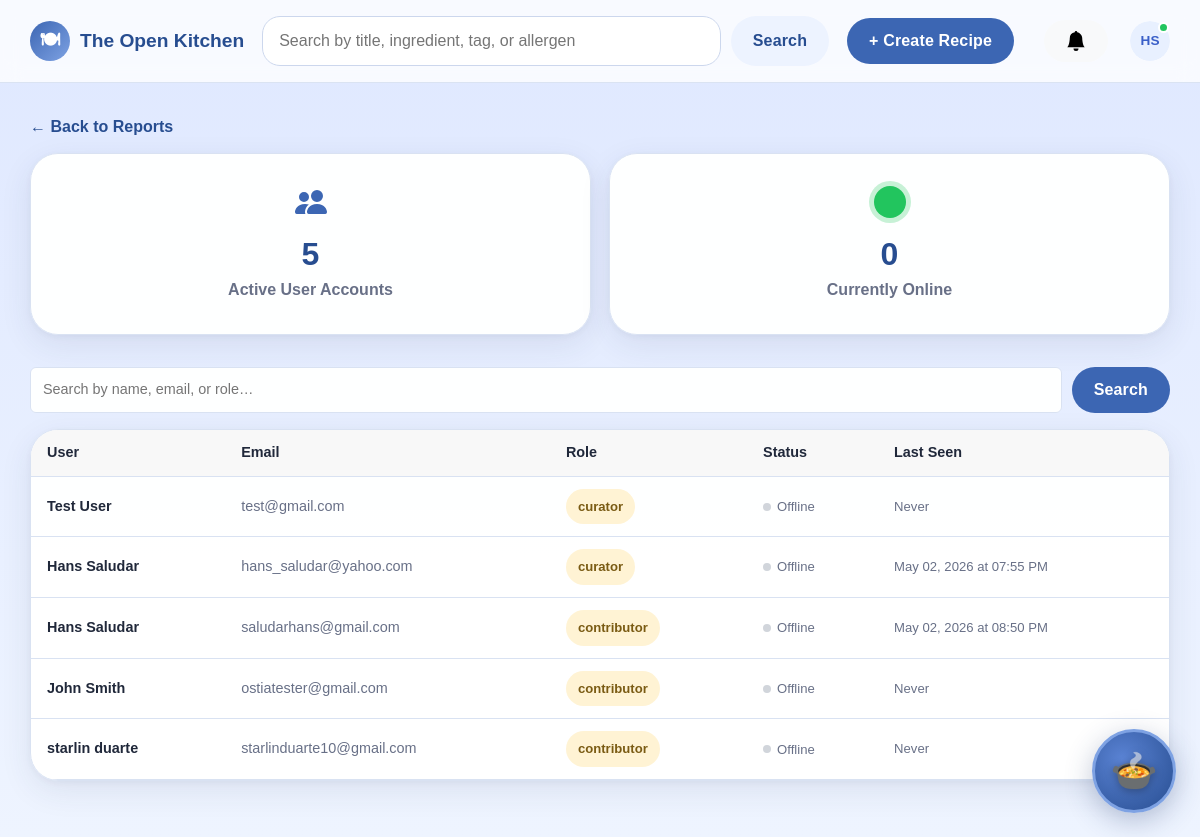
/curator/reports/user-activity (signed in), run on the app's committed database.
### app/models.py (models this page shows, shortened)
class User(db.Model):
    __tablename__ = 'users'
    id = db.Column(db.Integer, primary_key=True)
    firstName = db.Column(db.String(50), nullable=False)
    lastName = db.Column(db.String(50), nullable=False)
    email = db.Column(db.String(100), unique=True, nullable=False)
    password = db.Column(db.String(255), nullable=False)
    role = db.Column(db.String(20), nullable=False, default='contributor')
    isActive = db.Column(db.Boolean, default=True)
    dateCreated = db.Column(db.DateTime, nullable=False, default=datetime.now)
    avatar = db.Column(db.String(255), nullable=True)
    preferMetric = db.Column(db.Boolean, default=False, nullable=False)
    disableNotifications = db.Column(db.Boolean, default=False, nullable=False)
    lastSeen = db.Column(db.DateTime, nullable=True, default=None)
    doNotDisturb = db.Column(db.Boolean, default=False, nullable=False)
    recipes = db.relationship('Recipe', backref='author', lazy=True)

### app/routes.py (the view, shortened to what this page needs)
@app.route('/curator/reports/user-activity')
@login_required
def curator_user_activity():
    user = get_current_user()
    if not user or user.role != 'curator':
        return redirect(url_for('dashboard'))
    online_cutoff = datetime.now() - timedelta(minutes=5)
    search_query = request.args.get('q', '').strip()
    base_q = User.query.filter_by(isActive=True)
    active_users = base_q.all()
    online_users = User.query.filter(User.lastSeen >= online_cutoff).all()
    return render_template('curator/user_activity.html',
                           active_users=active_users,
                           online_users=online_users,
                           online_cutoff=online_cutoff,
                           search_query=search_query)

### app/routes.py (called while the page is built)
def login_required(f):
    @wraps(f)
    def decorated_function(*args, **kwargs):
        if 'user_id' not in session:
            flash('Please log in to access this page.', 'warning')
            return redirect(url_for('login'))
        return f(*args, **kwargs)
    return decorated_function

def get_current_user():
    if 'user_id' in session:
        return User.query.get(session['user_id'])
    return None

def current_user_id():
    return session.get('user_id')

@app.context_processor
def inject_current_user():
    return {'current_user': get_current_user()}

@app.before_request
def update_last_seen():
    if 'user_id' in session:
        user = User.query.get(session['user_id'])
        if user:
            user.lastSeen = datetime.now()
            db.session.commit()

def _get_notifications():
    uid = current_user_id()
    if uid is None:
        return []
    return Notification.query.filter_by(userID=uid).order_by(Notification.dateCreated.desc()).all()

@app.context_processor
def inject_notifications():
    notifications = _get_notifications()
    has_unread = any(not n.isRead for n in notifications)
    return dict(notifications=notifications, has_unread=has_unread)

### app/templates/curator/user_activity.html (shortened to what this page needs)
{% extends "base.html" %}
{% block content %}
<a href="{{ url_for('curator_reports') }}" class="back-link">← Back to Reports</a>
<div class="stats-panel" style="display: flex; gap: 18px; flex-wrap: wrap; margin-bottom: 32px;">
    <div class="stat-card" style="flex: 1 1 180px; display: flex; flex-direction: column; align-items: center; padding: 2rem 1.5rem;">
        <span class="stat-number">{{ active_users | length }}</span>
        <span class="stat-label">Active User Accounts</span>
    </div>
    <div class="stat-card" style="flex: 1 1 180px; display: flex; flex-direction: column; align-items: center; padding: 2rem 1.5rem;">
        <span style="display: inline-block; width: 32px; height: 32px; border-radius: 50%; background: #22c55e; box-shadow: 0 0 0 5px rgba(34,197,94,0.25); margin-bottom: 12px;"></span>
        <span class="stat-number">{{ online_users | length }}</span>
        <span class="stat-label">Currently Online</span>
    </div>
</div>
<form method="GET" action="{{ url_for('curator_user_activity') }}" style="margin-bottom: 16px; display: flex; gap: 10px;">
    <input type="text" name="q" value="{{ search_query }}" placeholder="Search by name, email, or role…"
           style="flex: 1; padding: 8px 12px; border: 1px solid var(--line); border-radius: 6px; font-size: .9rem; background: var(--surface); color: var(--text);">
    <button type="submit" class="btn btn-primary" style="white-space: nowrap;">Search</button>
</form>
<div class="recipe-card" style="padding: 0; overflow: hidden;">
    <table style="width: 100%; border-collapse: collapse; font-size: .9rem;">
        <thead>
            <tr style="border-bottom: 1px solid var(--line); background: var(--surface-alt, #f8f8f8);">
                <th style="padding: 12px 16px; text-align: left; font-weight: 600;">User</th>
                <th style="padding: 12px 16px; text-align: left; font-weight: 600;">Email</th>
                <th style="padding: 12px 16px; text-align: left; font-weight: 600;">Role</th>
                <th style="padding: 12px 16px; text-align: left; font-weight: 600;">Status</th>
                <th style="padding: 12px 16px; text-align: left; font-weight: 600;">Last Seen</th>
            </tr>
        </thead>
        <tbody>
            {% for u in active_users %}
            {% set is_online = u in online_users %}
            <tr style="border-bottom: 1px solid var(--line);">
                <td style="padding: 12px 16px;">
                    <a href="{{ url_for('curator_user_profile', user_id=u.id) }}" style="text-decoration: none; color: inherit; font-weight: 600;">
                        {{ u.firstName }} {{ u.lastName }}
                    </a>
                </td>
                <td style="padding: 12px 16px; color: var(--muted);">{{ u.email }}</td>
                <td style="padding: 12px 16px;">
                    <span class="mini-pill">{{ u.role }}</span>
                </td>
                <td style="padding: 12px 16px;">
                    {% if is_online %}
                    <span style="display: inline-flex; align-items: center; gap: 6px; color: #16a34a; font-weight: 600; font-size: .82rem;">
                        <span style="width: 8px; height: 8px; border-radius: 50%; background: #22c55e; display: inline-block;"></span>
                        Online
                    </span>
                    {% else %}
                    <span style="display: inline-flex; align-items: center; gap: 6px; color: var(--muted); font-size: .82rem;">
                        <span style="width: 8px; height: 8px; border-radius: 50%; background: #d1d5db; display: inline-block;"></span>
                        Offline
                    </span>
                    {% endif %}
                </td>
                <td style="padding: 12px 16px; color: var(--muted); font-size: .82rem;">
                    {% if u.lastSeen %}
                        {{ u.lastSeen.strftime('%b %d, %Y at %I:%M %p') }}
                    {% else %}
                        Never
                    {% endif %}
                </td>
            </tr>
            {% endfor %}
        </tbody>
    </table>
</div>
{% endblock %}

### app/templates/base.html (shortened to what this page needs)
<!DOCTYPE html>
<html lang="en">
<head>
    <link href="https://cdn.jsdelivr.net/npm/bootstrap@5.3.3/dist/css/bootstrap.min.css" rel="stylesheet">
    <link rel="stylesheet" href="{{ url_for('static', filename='style.css') }}">
</head>
<body>
    <video autoplay muted loop playsinline
           style="position: fixed; inset: 0; width: 100%; height: 100%; object-fit: cover; opacity: 0.2; z-index: -1; pointer-events: none;">
        <source src="{{ url_for('static', filename='background_video.mp4') }}" type="video/mp4">
    </video>
    <header class="site-header">
        <div class="container nav-wrap">
            <a class="brand" href="{{ url_for('dashboard') }}">
                <span class="brand-mark">🍽</span>
                <span>The Open Kitchen</span>
            </a>
            <form class="searchbar" action="{{ url_for('search') }}" method="get">
                <input type="text" name="q" placeholder="Search by title, ingredient, tag, or allergen"
                       value="{{ request.args.get('q', '') }}">
                <button type="submit" class="btn btn-secondary">Search</button>
            </form>
            <nav class="nav-links">
                {% if session.get('user_id') %}
                    <a href="{{ url_for('create_recipe') }}" class="btn btn-primary">+ Create Recipe</a>
                {% else %}
                    <a href="{{ url_for('login') }}" class="btn btn-primary">Log In</a>
                {% endif %}
                {% if session.get('user_id') %}
                <button type="button"
                        id="notificationBtn"
                        class="btn btn-light position-relative ms-3"
                        data-bs-toggle="offcanvas"
                        data-bs-target="#notificationPanel"
                        aria-controls="notificationPanel">
                    <svg xmlns="http://www.w3.org/2000/svg" width="20" height="20" fill="currentColor" class="bi bi-bell-fill" viewBox="0 0 16 16">
                        <path d="M8 16a2 2 0 0 0 2-2H6a2 2 0 0 0 2 2m.995-14.901a1 1 0 1 0-1.99 0A5 5 0 0 0 3 6c0 1.098-.5 6-2 7h14c-1.5-1-2-5.902-2-7 0-2.42-1.72-4.44-4.005-4.901"/>
                    </svg>
                </button>
                {% endif %}
                {% if session.get('user_id') %}
                <div class="dropdown ms-2" style="position: relative;">
                    <button class="btn p-0 border-0 d-flex align-items-center justify-content-center"
                            type="button"
                            id="profileDropdown"
                            data-bs-toggle="dropdown"
                            aria-expanded="false"
                            style="width: 40px; height: 40px; border-radius: 50%; overflow: hidden; background: transparent;">
                        {% if current_user and current_user.avatar %}
                        <img src="{{ url_for('static', filename='uploads/' + current_user.avatar) }}"
                             alt="Profile"
                             style="width: 40px; height: 40px; border-radius: 50%; object-fit: cover;">
                        {% else %}
                        <div style="width: 40px; height: 40px; border-radius: 50%; background: #e8f0ff; color: #3a5fc8; display: flex; align-items: center; justify-content: center; font-weight: 700; font-size: 0.85rem;">
                            {% if current_user %}{{ current_user.firstName[0] }}{{ current_user.lastName[0] }}{% else %}?{% endif %}
                        </div>
                        {% endif %}
                    </button>
                </div>
                {% endif %}
            </nav>
        </div>
    </header>
    <main class="container page-shell">
        {% block content %}{% endblock %}
    </main>
    <div class="toast-container position-fixed top-0 end-0 p-3" style="z-index: 1100;" id="toastContainer"></div>
    <div id="mp-pot-wrap">
      <div id="mp-pot-btn">
        <span class="mp-pot-icon">🍲</span>
      </div>
    </div>
</body>
</html>

### app/static/style.css (style rules this page uses)
:root { --bg-top: #dfe8ff; --bg-bottom: #eef4ff; --surface: rgba(255, 255, 255, 0.96); --surface-strong: #ffffff; --primary: #3c66b3; --primary-dark: #274d90; --accent: #f4c15d; --text: #20283a; --muted: #687087; --line: #d9e2f2; --shadow: 0 10px 32px rgba(40, 55, 90, 0.09), 0 2px 8px rgba(40,55,90,0.05); --radius-lg: 28px; --radius-md: 22px; --radius-sm: 16px; }
* { box-sizing: border-box; }
html, body { margin: 0; padding: 0; }
body { font-family: Arial, Helvetica, sans-serif; color: var(--text); background: linear-gradient(180deg, var(--bg-top) 0%, var(--bg-bottom) 100%); }
a { color: inherit; text-decoration: none; }
.container { width: min(1160px, calc(100% - 32px)); margin: 0 auto; }
.page-shell { padding: 32px 0 56px; }
.site-header { position: sticky; top: 0; z-index: 20; backdrop-filter: blur(10px); background: rgba(255, 255, 255, 0.78); border-bottom: 1px solid rgba(217, 226, 242, 0.95); }
.nav-wrap { display: grid; grid-template-columns: auto 1fr auto; gap: 18px; align-items: center; padding: 16px 0; }
.brand { display: inline-flex; align-items: center; gap: 10px; font-size: 1.2rem; font-weight: 800; color: var(--primary-dark); }
.brand-mark { display: inline-grid; place-items: center; width: 40px; height: 40px; border-radius: 50%; background: linear-gradient(135deg, var(--primary), #7ea2e3); color: white; }
.nav-links { display: inline-flex; align-items: center; gap: 14px; }
.searchbar { display: grid; grid-template-columns: 1fr auto; gap: 10px; }
.searchbar input, input, select, textarea { width: 100%; padding: 12px 16px; border: 1px solid #ccd7ed; border-radius: 18px; font: inherit; background: white; transition: border-color .15s ease, box-shadow .15s ease; }
.btn { display: inline-flex; align-items: center; justify-content: center; gap: 8px; border: 0; border-radius: 999px; padding: 11px 22px; font-weight: 600; letter-spacing: 0.01em; cursor: pointer; transition: background .18s ease, transform .12s ease, box-shadow .18s ease; }
.btn-primary { background: var(--primary); color: white; }
.btn-secondary { background: #edf3ff; color: var(--primary-dark); }
.hero-card, .recipe-card, .form-card, .panel-card, .empty-state, .alert, .stat-card { background: var(--surface); border: 1px solid var(--line); border-radius: var(--radius-lg); box-shadow: var(--shadow); }
.stats-panel { display: grid; grid-template-columns: 1fr 1fr; gap: 14px; }
.stat-card { padding: 20px; }
.stat-number { display: block; font-size: 2rem; font-weight: 800; color: var(--primary-dark); }
.stat-label { color: var(--muted); font-weight: 600; }
.recipe-card { padding: 18px; position: relative; overflow: hidden; transition: transform .16s ease, box-shadow .16s ease; }
.pill, .mini-pill { display: inline-flex; align-items: center; gap: 6px; border-radius: 999px; padding: 8px 12px; font-size: .82rem; font-weight: 700; }
.mini-pill { background: #fff3d4; color: #7a5b13; }
.back-link { display: inline-block; margin-bottom: 14px; color: var(--primary-dark); font-weight: 700; }

### app/templates/base.html (style rules this page uses)
#mp-pot-wrap { position: fixed; bottom: 24px; right: 24px; z-index: 9001; width: 84px; height: 84px; }
#mp-pot-btn { width: 84px; height: 84px; background: radial-gradient(circle at 35% 35%, #5a83d4, #274d90); border: 3px solid #7ea2e3; border-radius: 50%; display: flex; align-items: center; justify-content: center; cursor: pointer; position: relative; transition: transform .25s, border-color .25s, box-shadow .25s; box-shadow: 0 8px 28px rgba(40,62,113,.3); }
.mp-pot-icon { font-size: 38px; filter: drop-shadow(0 2px 4px rgba(0,0,0,.3)); }

### data on the page
User: firstName "H", lastName "S", firstName "Hans", lastName "Saludar", email "hans_saludar@yahoo.com", role "curator", lastSeen "May 02, 2026 at 07:55 PM"
User: firstName "Test", lastName "User", email "test@gmail.com", role "curator", shows "Never"
User: firstName "Hans", lastName "Saludar", email "saludarhans@gmail.com", role "contributor", lastSeen "May 02, 2026 at 08:50 PM"
User: firstName "John", lastName "Smith", email "ostiatester@gmail.com", role "contributor", shows "Never"
User: firstName "starlin", lastName "duarte", email "starlinduarte10@gmail.com", role "contributor", shows "Never"

### other printed values
{{ active_users | length }} "5"
{{ online_users | length }} "0"
